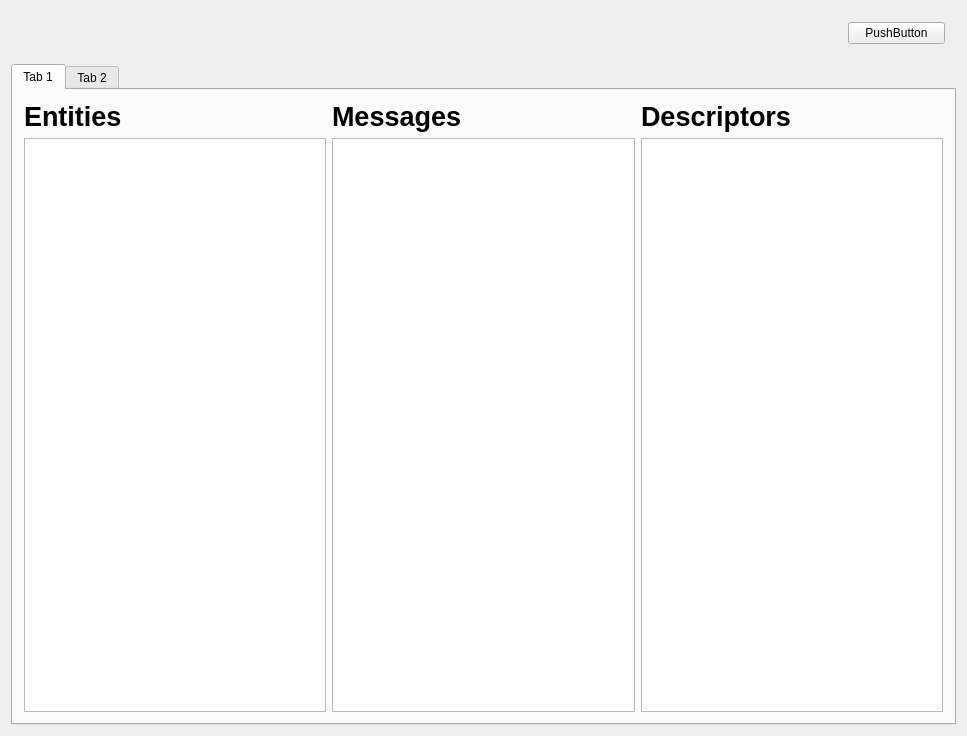
<?xml version="1.0" encoding="UTF-8"?>
<ui version="4.0">
 <class>Widget</class>
 <widget class="QWidget" name="Widget">
  <property name="geometry">
   <rect>
    <x>0</x>
    <y>0</y>
    <width>967</width>
    <height>736</height>
   </rect>
  </property>
  <property name="windowTitle">
   <string>Widget</string>
  </property>
  <layout class="QGridLayout" name="gridLayout">
   <item row="0" column="0">
    <widget class="QWidget" name="widget" native="true">
     <layout class="QFormLayout" name="formLayout">
      <item row="0" column="0">
       <spacer name="horizontalSpacer">
        <property name="orientation">
         <enum>Qt::Horizontal</enum>
        </property>
        <property name="sizeHint" stdset="0">
         <size>
          <width>820</width>
          <height>25</height>
         </size>
        </property>
       </spacer>
      </item>
      <item row="0" column="1">
       <widget class="QPushButton" name="btnclose">
        <property name="text">
         <string>PushButton</string>
        </property>
       </widget>
      </item>
     </layout>
    </widget>
   </item>
   <item row="1" column="0">
    <widget class="QTabWidget" name="tabWidget">
     <property name="currentIndex">
      <number>0</number>
     </property>
     <widget class="QWidget" name="tab_1">
      <attribute name="title">
       <string>Tab 1</string>
      </attribute>
      <layout class="QGridLayout" name="gridLayout_2">
       <item row="0" column="2">
        <widget class="QLabel" name="label_3">
         <property name="font">
          <font>
           <pointsize>20</pointsize>
           <weight>75</weight>
           <bold>true</bold>
          </font>
         </property>
         <property name="text">
          <string>Descriptors</string>
         </property>
        </widget>
       </item>
       <item row="1" column="0" colspan="3">
        <layout class="QHBoxLayout" name="horizontalLayout">
         <item>
          <widget class="QTableView" name="tableView_1"/>
         </item>
         <item>
          <widget class="QTableView" name="tableView_2"/>
         </item>
         <item>
          <widget class="QTableView" name="tableView_3"/>
         </item>
        </layout>
       </item>
       <item row="0" column="0">
        <widget class="QLabel" name="label">
         <property name="font">
          <font>
           <pointsize>20</pointsize>
           <weight>75</weight>
           <bold>true</bold>
          </font>
         </property>
         <property name="text">
          <string>Entities</string>
         </property>
        </widget>
       </item>
       <item row="0" column="1">
        <widget class="QLabel" name="label_2">
         <property name="font">
          <font>
           <pointsize>20</pointsize>
           <weight>75</weight>
           <bold>true</bold>
          </font>
         </property>
         <property name="text">
          <string>Messages</string>
         </property>
        </widget>
       </item>
      </layout>
     </widget>
     <widget class="QWidget" name="tab_2">
      <attribute name="title">
       <string>Tab 2</string>
      </attribute>
      <layout class="QGridLayout" name="gridLayout_8">
       <item row="0" column="0">
        <layout class="QGridLayout" name="gridLayout_7" rowstretch="0,0" columnstretch="1,3">
         <item row="0" column="1" rowspan="2">
          <widget class="QTableView" name="tableView"/>
         </item>
         <item row="0" column="0">
          <widget class="QWidget" name="widget_3" native="true">
           <layout class="QGridLayout" name="gridLayout_3">
            <item row="0" column="0">
             <layout class="QVBoxLayout" name="verticalLayout_2">
              <item>
               <widget class="QLabel" name="label_5">
                <property name="font">
                 <font>
                  <pointsize>15</pointsize>
                  <weight>75</weight>
                  <bold>true</bold>
                 </font>
                </property>
                <property name="text">
                 <string>Entities</string>
                </property>
               </widget>
              </item>
              <item>
               <widget class="QTreeWidget" name="treeWidget_2">
                <column>
                 <property name="text">
                  <string notr="true">1</string>
                 </property>
                </column>
               </widget>
              </item>
              <item>
               <layout class="QGridLayout" name="gridLayout_5">
                <item row="0" column="1">
                 <widget class="QPushButton" name="pushButton_5">
                  <property name="text">
                   <string>刷新</string>
                  </property>
                 </widget>
                </item>
                <item row="1" column="2">
                 <widget class="QPushButton" name="pushButton_7">
                  <property name="text">
                   <string>清除所有</string>
                  </property>
                 </widget>
                </item>
                <item row="1" column="1">
                 <widget class="QPushButton" name="pushButton_8">
                  <property name="text">
                   <string>全选</string>
                  </property>
                 </widget>
                </item>
                <item row="0" column="2">
                 <widget class="QPushButton" name="pushButton_6">
                  <property name="text">
                   <string>PushButton</string>
                  </property>
                 </widget>
                </item>
               </layout>
              </item>
             </layout>
            </item>
           </layout>
          </widget>
         </item>
         <item row="1" column="0">
          <widget class="QWidget" name="widget_2" native="true">
           <layout class="QGridLayout" name="gridLayout_6">
            <item row="0" column="0">
             <layout class="QVBoxLayout" name="verticalLayout">
              <item>
               <widget class="QLabel" name="label_4">
                <property name="font">
                 <font>
                  <pointsize>15</pointsize>
                  <weight>75</weight>
                  <bold>true</bold>
                 </font>
                </property>
                <property name="text">
                 <string>Descriptors</string>
                </property>
               </widget>
              </item>
              <item>
               <widget class="QTreeWidget" name="treeWidget">
                <column>
                 <property name="text">
                  <string notr="true">1</string>
                 </property>
                </column>
               </widget>
              </item>
              <item>
               <layout class="QGridLayout" name="gridLayout_4">
                <item row="0" column="1">
                 <widget class="QPushButton" name="pushButton_3">
                  <property name="text">
                   <string>全选</string>
                  </property>
                 </widget>
                </item>
                <item row="0" column="2">
                 <widget class="QPushButton" name="pushButton_2">
                  <property name="text">
                   <string>清除所有</string>
                  </property>
                 </widget>
                </item>
                <item row="1" column="2">
                 <widget class="QPushButton" name="pushButton">
                  <property name="text">
                   <string>过滤器</string>
                  </property>
                 </widget>
                </item>
                <item row="1" column="1">
                 <widget class="QPushButton" name="pushButton_4">
                  <property name="text">
                   <string>刷新</string>
                  </property>
                 </widget>
                </item>
               </layout>
              </item>
             </layout>
            </item>
           </layout>
          </widget>
         </item>
        </layout>
       </item>
      </layout>
      <zorder></zorder>
     </widget>
    </widget>
   </item>
  </layout>
 </widget>
 <layoutdefault spacing="6" margin="11"/>
 <resources/>
 <connections/>
</ui>
